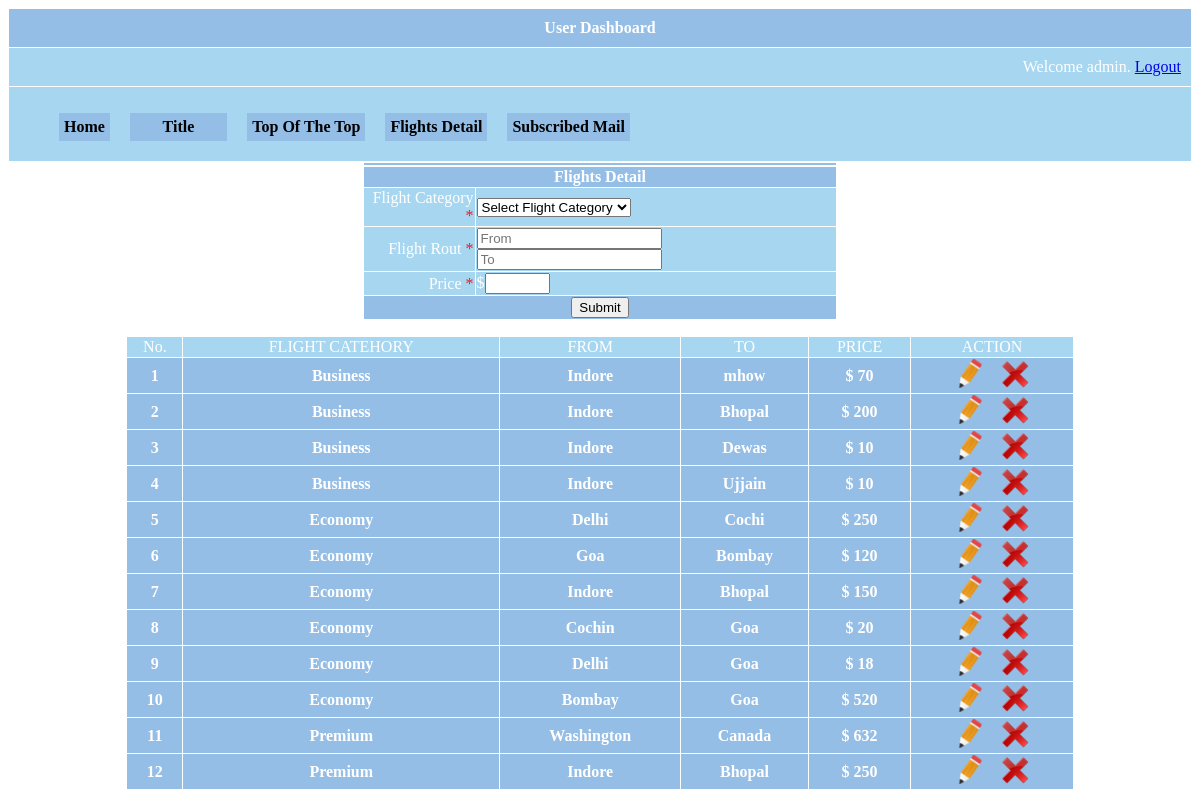
The page /admin/flightdetail.php (signed in) on the database its author committed.
### tables this page shows
CREATE TABLE `flightdetail` (
  `id` int(10) NOT NULL AUTO_INCREMENT,
  `cate_id` int(10) NOT NULL,
  `cate_name` varchar(20) NOT NULL,
  `flightfrom` varchar(20) NOT NULL,
  `flightto` varchar(20) NOT NULL,
  `price` int(10) NOT NULL,
  PRIMARY KEY (`id`)
);

### admin/functions.php (called while the page is built, shortened)
<?php
function select_category()
{
     $sql="select * FROM flightcategory";
	 $result=mysql_query($sql);
	 $data='';
	 while($row=mysql_fetch_array($result))
     {
	    $data.="<option value=".$row['id'].">".$row['category_name']."</option>" ;
     }
   return $data;
}

### admin/flightdetail.php (the view, shortened to what this page needs)
<?php
include("functions.php");
$message='';
  $sql="select * FROM flightdetail ORDER BY cate_name ";
  $result=mysql_query($sql);
if($_SESSION['user_name'])
{
?>
<html>
<head>
<link rel="stylesheet" type="text/css" href="styles.css" />
<link rel="stylesheet" type="text/css" href="styles.css" />
</head>
<body>
<table border="0" cellpadding="10" cellspacing="1" width="100%" align="center">
     <tr class="tableheader" >
    <td  align="center">User Dashboard</td>
    </tr>
    <tr class="tablerow" >
    <td   align="right">
        <?php
        if($_SESSION['user_name']) {
        ?>
        Welcome <?php echo $_SESSION["user_name"]; ?>.   <a href="logout.php" tite="Logout">Logout
        <?php
        }
        ?>
        </a>
    </td>
    </tr>
	<tr class="tablerow">
	<td>
	 <ul id="nav">
	   <li>
        <a href="dashboard.php">Home</a>
       </li>
	   <li>
			<a href="#"> &nbsp;&nbsp;&nbsp;&nbsp;&nbsp;&nbsp; Title &nbsp;&nbsp;&nbsp;&nbsp;&nbsp;&nbsp;</a>
       </li>
	   <li>
          <a href="top_of_top.php" id="ttp" tite="Logout">Top Of The Top</a>
       </li>
	   <li>
        <a href="flightdetail.php" id="ttp" tite="Logout">Flights Detail</a>
       </li>
	   <li>
        <a href="mailsubscr.php" id="ttp" tite="Logout">Subscribed Mail</a>
       </li>
	 </ul>
    </td>
    </tr>
 </table>
 <table cellspacing="1" width="40%" align="center">
	<tr><td class="tableheader" align="center"><?php echo $message;?></td></tr>
   </table>
    <form name="frmUser" method="post" action="<?php echo $_SERVER['PHP_SELF']; ?>"  enctype="multipart/form-data" onsubmit="return validateForm();" >
		<table  cellspacing="1" width="40%" align="center">
			<tr class="tableheader">
			  <td  colspan='5' align="center" colspan="2">Flights Detail</td>
			</tr>
			<tr class="tablerow">
			  <td align="right"> Flight Category <span class="validate_txt" >*</span></td>
			  <td>
			    <select id="category" name="category"  >
				  <option value="<?php echo ($rowedit['cate_name'])?$rowedit['cate_id']:' '  ?>  " ><?php echo ($rowedit['cate_name'])?$rowedit['cate_name']:'Select Flight Category'  ?> </option>
				  <?php
				     echo $category= select_category();
				   ?>
				</select>
			  </td>
			 </tr>
			<tr class="tablerow">
			  <td align="right"> Flight Rout <span class="validate_txt" >*</span></td>
			    <td>
				 <input placeholder="From" class="textbox" type="text" name="flightfrom" value="<?php echo $rowedit['flightfrom']?>">
				  <input  placeholder="To" class="textbox" type="text" name="flightto" value="<?php echo $rowedit['flightto']?>">
			    </td>
			</tr>
            <tr class="tablerow">
			  <td align="right"> Price <span class="validate_txt" >*</span></td>
			    <td>
				 $<input  size="5" class="textbox" id="price" type="text" name="price" value="<?php echo $rowedit['price']?>">
			    </td>
			</tr>
			<tr class="tableheader">
			<?php if(isset($_REQUEST['edit_id'])){ ?>
			<td align="center" colspan="2"><input type="submit" name="EDIT_flight" value="UPDATE"><input type="hidden" name="EDIT_flight" onclick="check_validate()"  value="<?php echo $rowedit['id']?> "></td>
			 <?php }else{ ?>
			  <td align="center" colspan="2"><input type="submit" name="submit_flight" value="Submit" onclick="check_validate();"></td>
			 <?php }?>
			</tr>
		</table>
	</form>
 <table cellspacing="1" width="80%" align="center">
	  <tr class="tablerow">
	   <td align="center">No.</td>
	   <td align="center">FLIGHT CATEHORY</td>
	   <td align="center">FROM</td>
	    <td align="center">TO</td>
	   <td align="center">PRICE</td>
	   <td align="center">ACTION</td>
	  </tr>
	  <?php
	   $i=1;
	   while($row=mysql_fetch_array($result))
	   {
 	   echo "<tr class='tableheader'>
		     <td align='center'>".$i++."</td>
		     <td align='center'>".$row['cate_name']."</td>
			 <td align='center'>".$row['flightfrom']."</td>
		     <td align='center'>".$row['flightto']."</td>
			  <td align='center'>$ ".$row['price']."</td>
		     <td align='center'><a id='link'  href='flightdetail.php?edit_id=".$row['id']."'><img src='images/edit-icon.png'/></a>&nbsp;&nbsp;&nbsp;
			 <a href='delet_record.php?del_id=".$row['id']."' onclick=\"return confirm('Are you sure you want to delete?')\"><img src='images/delet.png'/></a></td>
		    </tr>";
	   }
	  ?>
	</table>
</body>
</html>
<?php
 }
 else
 {
   header('Location: index.php');
 }
?>

### admin/styles.css (style rules this page uses)
.tableheader { background-color: #95BEE6; color:white; font-weight:bold; }
.tablerow { background-color: #A7D6F1; color:white; }
.validate_txt { color:#ed1b24 !important; }
#nav { list-style:none; font-weight:bold; margin-bottom:10px; float:left; width:100%; }
#nav li { float:left; margin-right:20px; position:relative; }
#nav a { display:block; padding:5px; color:#000; background:#95BEE6; text-decoration:none; }

### rows shown on the page
flightdetail: cate_name "Business", flightfrom "Indore", flightto "mhow", price "70"
flightdetail: cate_name "Business", flightfrom "Indore", flightto "Bhopal", price "200"
flightdetail: cate_name "Business", flightfrom "Indore", flightto "Dewas", price "10"
flightdetail: cate_name "Business", flightfrom "Indore", flightto "Ujjain", price "10"
flightdetail: cate_name "Economy", flightfrom "Delhi", flightto "Cochi", price "250"
flightdetail: cate_name "Economy", flightfrom "Goa", flightto "Bombay", price "120"
flightdetail: cate_name "Economy", flightfrom "Indore", flightto "Bhopal", price "150"
flightdetail: cate_name "Economy", flightfrom "Cochin", flightto "Goa", price "20"
flightdetail: cate_name "Economy", flightfrom "Delhi", flightto "Goa", price "18"
flightdetail: cate_name "Economy", flightfrom "Bombay", flightto "Goa", price "520"
flightdetail: cate_name "Premium", flightfrom "Washington", flightto "Canada", price "632"
flightdetail: cate_name "Premium", flightfrom "Indore", flightto "Bhopal", price "250"

### other values the page prints
$_SESSION["user_name"] "admin"
